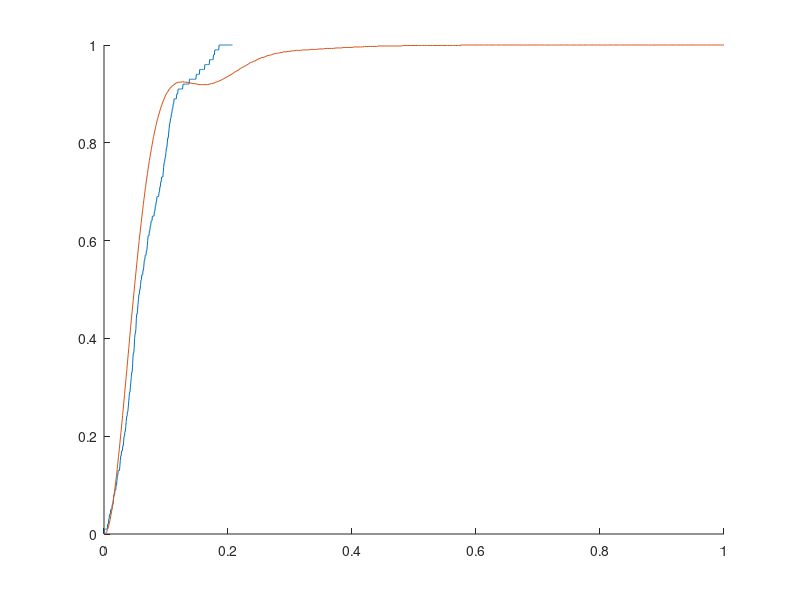

Reproduce this figure in MATLAB.
% This script sets all model  & controller parameters for the 
% Laser Light Show

Time = [0
0.00062
0.00122
0.001832
0.002452
0.003084
0.003704
0.004344
0.004976
0.005676
0.00636
0.007056
0.00776
0.008484
0.00918
0.00988
0.010604
0.01132
0.01206
0.012804
0.013544
0.01428
0.015044
0.015808
0.016572
0.017328
0.018112
0.018892
0.019696
0.020536
0.0214
0.022264
0.023152
0.02404
0.024944
0.025848
0.026756
0.027676
0.02862
0.029568
0.030512
0.0315
0.032504
0.033492
0.034516
0.03552
0.036584
0.037628
0.038696
0.03978
0.040884
0.042028
0.043156
0.0443
0.045468
0.046692
0.047876
0.04912
0.050412
0.051696
0.053
0.05434
0.055752
0.057156
0.058624
0.060108
0.061616
0.063156
0.064748
0.066388
0.06822
0.070068
0.072016
0.074024
0.076112
0.07826
0.080528
0.082936
0.085488
0.087992
0.090704
0.093512
0.09642
0.099304
0.102412
0.105648
0.108852
0.1122
0.115728
0.119196
0.122804
0.126572
0.130324
0.134164
0.138116
0.142044
0.146192
0.150216
0.154388
0.158552
0.1628
0.167132
0.171376
0.17578
0.180084
0.184596
0.18892
0.193404
0.197812
0.202376
0.20684
0.211412
0.215916
0.220468
0.225052
0.22954
0.23418
0.238664
0.243312
0.247856
0.252588
0.257088
0.26182
0.2663
0.271028
0.275596
0.28032
0.284888
0.289612
0.29418
0.298904
0.303472
0.308256
0.31282
0.317572
0.322416
0.327488
0.332336
0.337368
0.342276
0.347312
0.352152
0.357224
0.362096
0.367108
0.372096
0.377048
0.381972
0.386964
0.391976
0.396904
0.401936
0.406844
0.411876
0.41672
0.421812
0.426724
0.431816
0.436684
0.441776
0.446688
0.45172
0.456624
0.461656
0.466588
0.471596
0.476608
0.481596
0.486608
0.491472
0.496564
0.501492
0.506568
0.511436
0.516528
0.52146
0.526552
0.531396
0.536488
0.54142
0.546512
0.55142
0.556452
0.56144
0.566452
0.57144
0.576408
0.58142
0.586348
0.59144
0.596372
0.601464
0.606372
0.611488
0.616328
0.621424
0.626352
0.631444
0.636436
0.641468
0.64646
0.651492
0.656504
0.661428
0.6665
0.671448
0.676544
0.681472
0.686564
0.691472
0.696588
0.701432
0.706584
0.711452
0.716544
0.721512
0.726564
0.731556
0.736588
0.7416
0.746524
0.751596
0.756544
0.761616
0.766544
0.77166
0.776568
0.78168
0.786592
0.791704
0.796608
0.8017
0.806628
0.81166
0.816672
0.821684
0.826696
0.831704
0.836776
0.84164
0.846736
0.851664
0.85682
0.861752
0.866864
0.871776
0.876888
0.88182
0.886824
0.891816
0.896848
0.90186
0.906872
0.911944
0.916892
0.921984
];

Velocity = [0
12.87537973
12.96036573
25.49994037
37.63888962
37.63888962
37.39991254
49.39611091
58.96382608
56.74842221
56.91291039
67.31984258
76.99981994
77.43362174
67.51273611
77.21611157
87.2664626
97.09592679
105.8488091
105.8488091
106.4225154
115.1917306
123.3609681
123.3609681
124.0102363
132.5996899
150.6518216
148.7496522
143.3208327
156.7109011
163.6246174
170.3489167
176.8914782
184.0776945
191.1367212
199.3836397
206.2314652
202.2484541
207.5576542
224.1622665
227.6516416
236.5657119
244.4512356
249.8284416
255.6029526
265.8504422
275.7090327
275.1868565
284.670338
294.3448327
307.4512383
318.0309464
311.1172302
326.1168845
334.9105881
326.162028
342.8838769
359.2515258
365.8687097
376.3113302
380.2230141
388.1328133
401.6240608
410.2009906
420.3689357
425.2490056
438.0501568
441.3476269
447.1326178
465.9908458
478.0684473
484.1495528
492.3628527
506.21366
511.7325144
519.3303073
537.4837731
554.2124137
506.4078348
505.9313322
569.1291039
585.3387292
515.2819442
516.4333718
596.7243297
556.1204387
522.6398035
575.6845177
559.0741643
534.9942266
604.8076963
547.2721245
544.1509931
616.8681674
554.1641864
583.505322
565.1176212
565.3793514
591.6867162
571.4023728
609.6447282
567.8018439
592.1364507
571.821814
571.9437624
572.4269095
579.5967373
575.8879921
565.5006839
584.6118363
575.4023729
588.4428725
574.131608
588.0170138
576.581985
591.9740758
575.0175067
588.2745771
572.4725516
585.9158356
578.4995138
578.4995138
583.1658096
585.1250435
579.5859941
576.454528
573.073563
583.216458
578.1450105
578.1450105
579.835493
572.7561457
579.7226495
585.0862231
582.7464489
584.5339296
585.8816945
586.6638103
581.5423021
573.4101635
583.7203847
570.5071405
587.6269445
573.7125394
581.1946409
564.1592441
588.491941
573.4452101
585.6727608
572.0606341
586.6829654
584.7028581
589.443692
583.7203847
578.614589
579.3920878
582.5324243
580.3745464
580.3745464
585.6727608
573.4101635
583.3573315
567.5481897
588.023916
567.3198001
586.3052158
563.9158813
576.4822519
569.4057159
580.6077222
580.0345718
590.3832656
589.2065868
588.2600702
581.3701489
578.236078
589.6809882
589.6809882
581.3701489
565.6997945
587.4778262
565.7395221
580.0345718
568.6282703
589.0486225
567.9858152
588.6551365
576.8014681
583.1698938
578.236078
582.9371843
587.4778262
581.3701489
591.6518909
591.2619024
579.8031134
565.9256227
582.5841196
565.6997945
587.6382907
570.4009008
584.9042475
565.9672756
584.5700616
573.7639278
588.0320777
589.2053261
589.4405378
587.4778262
586.0712552
588.2600702
587.7129114
586.3052158
569.3348132
580.8511268
565.9256227
586.4681626
567.2668299
584.9042475
572.2909323
590.8557612
573.7639278
586.3052158
587.4778262
581.7764173
582.9371843
586.3052158
589.2053261
589.2053261
589.6759374
578.284362
589.4405378
569.3348132
584.9042475
565.6997945
590.7723615
564.3579617
579.6986444
577.0336748
586.6829654
586.0712552
584.1418312
583.9102127
584.9042475
589.2053261
589.2053261
584.9042475
569.1291039
584.5700616
565.6997945
586.4681626
564.132759
584.1418312
564.3579617
575.7500481
579.8031134
];

Time_tuned_measured =[0
0.000636
0.001192
0.00174
0.002376
0.002924
0.003476
0.004024
0.004652
0.005208
0.005776
0.006412
0.007004
0.00762
0.00822
0.008912
0.009508
0.0101
0.0108
0.011396
0.011988
0.012668
0.01328
0.013876
0.014556
0.015164
0.015784
0.01638
0.017052
0.017668
0.018256
0.018936
0.019552
0.020188
0.020928
0.021592
0.022224
0.022968
0.023608
0.02424
0.024964
0.025624
0.02628
0.02702
0.027664
0.028316
0.02904
0.029672
0.030336
0.031056
0.031712
0.032376
0.033096
0.033752
0.034392
0.035132
0.03578
0.03644
0.03716
0.037808
0.038448
0.039184
0.039836
0.040492
0.041232
0.041864
0.042524
0.04326
0.043912
0.044568
0.045288
0.04594
0.046616
0.047356
0.047988
0.048644
0.049428
0.050084
0.050728
0.051472
0.052152
0.052816
0.05354
0.054196
0.05486
0.055604
0.05626
0.056904
0.05766
0.058288
0.058948
0.059688
0.06032
0.060976
0.061696
0.062328
0.062992
0.063716
0.064372
0.065032
0.065756
0.066412
0.067052
0.067776
0.068432
0.069076
0.069844
0.070504
0.071172
0.071904
0.072544
0.073212
0.073952
0.074608
0.075252
0.076016
0.076656
0.077304
0.078064
0.0787
0.07934
0.080052
0.080688
0.081348
0.082068
0.082724
0.083368
0.084132
0.084772
0.08544
0.08618
0.086812
0.087456
0.088096
0.088832
0.089472
0.090136
0.090856
0.091516
0.09216
0.092896
0.093536
0.094172
0.094896
0.09556
0.096216
0.097028
0.097724
0.098528
0.099208
0.099912
0.1007
0.101384
0.102084
0.102896
0.103588
0.1043
0.105092
0.105804
0.106492
0.10728
0.107972
0.108764
0.109444
0.110148
0.11094
0.111648
0.112332
0.113128
0.113816
0.1145
0.115276
0.11596
0.11664
0.117416
0.118104
0.118788
0.119592
0.120284
0.12106
0.121744
0.122436
0.123208
0.123896
0.124644
0.125332
0.126088
0.126768
0.127472
0.12824
0.1289
0.129568
0.13032
0.130976
0.13164
0.132376
0.133032
0.133696
0.134432
0.135088
0.135748
0.136484
0.137144
0.137828
0.138596
0.139264
0.139924
0.140676
0.14134
0.141996
0.142732
0.143396
0.144052
0.144788
0.145452
0.146108
0.146844
0.147508
0.148168
0.148956
0.149624
0.150288
0.151036
0.1517
0.15236
0.153096
0.15376
0.154436
0.155204
0.155876
0.15654
0.157292
0.157952
0.158608
0.159344
0.160008
0.160664
0.1614
0.162064
0.16274
0.163508
0.164176
0.164836
0.165588
0.166252
0.166912
0.167644
0.168308
0.168968
0.1697
0.170384
0.171048
0.171808
0.17248
0.173232
0.173888
0.174548
0.175288
0.175944
0.176624
0.177396
0.178056
0.178748
0.179504
0.180164
0.180832
0.181588
0.182244
0.182908
0.183644
0.1843
0.184964
0.185744
0.186456
0.187164
0.1879
0.188568
0.189232
0.189968
0.190636
0.1913
0.192036
0.192704
0.193364
0.194104
0.194772
0.195436
0.196172
0.19684
0.197504
0.19824
0.198908
0.199572
0.200308
0.20098
0.20164
0.202376
0.203044
0.203704
0.20444
0.205112
0.205772
0.206508
0.207176
];
Response_tuned_measured = [0
0.01
0.01
0.01
0.01
0.01
0.01
0.01
0.01
0.01
0.02
0.02
0.02
0.03
0.03
0.04
0.04
0.04
0.05
0.05
0.05
0.05
0.06
0.06
0.06
0.07
0.08
0.08
0.08
0.09
0.09
0.09
0.1
0.1
0.11
0.12
0.12
0.13
0.13
0.13
0.13
0.14
0.15
0.16
0.16
0.17
0.17
0.17
0.18
0.18
0.19
0.2
0.2
0.21
0.21
0.22
0.23
0.24
0.24
0.25
0.25
0.26
0.27
0.28
0.29
0.29
0.3
0.31
0.32
0.33
0.33
0.34
0.36
0.37
0.37
0.38
0.4
0.41
0.41
0.42
0.44
0.45
0.45
0.46
0.47
0.48
0.49
0.49
0.5
0.5
0.51
0.52
0.52
0.53
0.53
0.53
0.54
0.54
0.55
0.56
0.56
0.57
0.57
0.57
0.58
0.58
0.59
0.6
0.61
0.61
0.61
0.62
0.62
0.63
0.63
0.64
0.64
0.64
0.65
0.65
0.65
0.65
0.65
0.66
0.66
0.67
0.67
0.68
0.68
0.69
0.69
0.69
0.69
0.69
0.7
0.7
0.71
0.71
0.72
0.72
0.73
0.73
0.73
0.73
0.74
0.75
0.76
0.76
0.77
0.77
0.78
0.79
0.79
0.8
0.81
0.81
0.82
0.83
0.84
0.84
0.85
0.85
0.86
0.86
0.87
0.87
0.88
0.88
0.89
0.89
0.89
0.89
0.89
0.89
0.9
0.9
0.9
0.91
0.91
0.91
0.91
0.91
0.91
0.91
0.91
0.91
0.91
0.91
0.92
0.92
0.92
0.92
0.92
0.92
0.92
0.92
0.92
0.92
0.92
0.92
0.92
0.92
0.92
0.93
0.93
0.93
0.93
0.93
0.93
0.93
0.93
0.93
0.93
0.93
0.93
0.93
0.93
0.93
0.93
0.94
0.94
0.94
0.94
0.94
0.94
0.94
0.94
0.95
0.95
0.95
0.95
0.95
0.95
0.95
0.95
0.95
0.95
0.95
0.95
0.96
0.96
0.96
0.96
0.96
0.96
0.96
0.96
0.96
0.96
0.96
0.97
0.97
0.97
0.97
0.97
0.97
0.97
0.97
0.97
0.98
0.98
0.98
0.99
0.99
0.99
0.99
0.99
0.99
0.99
0.99
0.99
0.99
1
1
1
1
1
1
1
1
1
1
1
1
1
1
1
1
1
1
1
1
1
1
1
1
1
1
1
1
1
1
1
1
];

Time_simulated = [0.00E+00
6.63E-04
1.33E-03
2.21E-03
3.19E-03
4.37E-03
5.78E-03
7.53E-03
1.00E-02
1.30E-02
1.70E-02
2.00E-02
2.35E-02
2.73E-02
3.00E-02
3.31E-02
3.69E-02
4.00E-02
4.34E-02
4.71E-02
5.00E-02
5.32E-02
5.67E-02
6.00E-02
6.34E-02
6.68E-02
7.00E-02
7.32E-02
7.66E-02
8.00E-02
8.34E-02
8.66E-02
9.00E-02
9.32E-02
9.64E-02
9.96E-02
1.00E-01
1.02E-01
1.06E-01
1.10E-01
1.13E-01
1.16E-01
1.20E-01
1.24E-01
1.27E-01
1.30E-01
1.30E-01
1.32E-01
1.37E-01
1.40E-01
1.44E-01
1.47E-01
1.50E-01
1.53E-01
1.57E-01
1.60E-01
1.63E-01
1.67E-01
1.70E-01
1.73E-01
1.77E-01
1.80E-01
1.83E-01
1.87E-01
1.90E-01
1.93E-01
1.97E-01
2.00E-01
2.03E-01
2.07E-01
2.10E-01
2.13E-01
2.17E-01
2.20E-01
2.23E-01
2.26E-01
2.30E-01
2.33E-01
2.36E-01
2.39E-01
2.40E-01
2.43E-01
2.47E-01
2.50E-01
2.54E-01
2.58E-01
2.60E-01
2.63E-01
2.67E-01
2.70E-01
2.74E-01
2.77E-01
2.80E-01
2.83E-01
2.87E-01
2.90E-01
2.94E-01
2.97E-01
3.00E-01
3.03E-01
3.06E-01
3.10E-01
3.14E-01
3.17E-01
3.20E-01
3.23E-01
3.26E-01
3.30E-01
3.33E-01
3.37E-01
3.39E-01
3.40E-01
3.43E-01
3.47E-01
3.50E-01
3.54E-01
3.58E-01
3.60E-01
3.63E-01
3.67E-01
3.70E-01
3.74E-01
3.77E-01
3.80E-01
3.83E-01
3.87E-01
3.90E-01
3.94E-01
3.97E-01
4.00E-01
4.03E-01
4.06E-01
4.10E-01
4.14E-01
4.17E-01
4.20E-01
4.23E-01
4.26E-01
4.30E-01
4.33E-01
4.37E-01
4.39E-01
4.40E-01
4.43E-01
4.47E-01
4.50E-01
4.54E-01
4.58E-01
4.60E-01
4.63E-01
4.67E-01
4.70E-01
4.74E-01
4.77E-01
4.80E-01
4.83E-01
4.87E-01
4.90E-01
4.94E-01
4.97E-01
5.00E-01
5.03E-01
5.07E-01
5.10E-01
5.12E-01
5.14E-01
5.17E-01
5.20E-01
5.22E-01
5.24E-01
5.27E-01
5.30E-01
5.32E-01
5.34E-01
5.37E-01
5.40E-01
5.42E-01
5.44E-01
5.47E-01
5.50E-01
5.52E-01
5.54E-01
5.57E-01
5.60E-01
5.62E-01
5.64E-01
5.67E-01
5.70E-01
5.72E-01
5.74E-01
5.77E-01
5.80E-01
5.82E-01
5.84E-01
5.86E-01
5.90E-01
5.92E-01
5.93E-01
5.96E-01
6.00E-01
6.02E-01
6.03E-01
6.06E-01
6.10E-01
6.10E-01
6.12E-01
6.14E-01
6.17E-01
6.20E-01
6.22E-01
6.23E-01
6.26E-01
6.29E-01
6.30E-01
6.32E-01
6.33E-01
6.35E-01
6.39E-01
6.40E-01
6.41E-01
6.43E-01
6.45E-01
6.48E-01
6.50E-01
6.51E-01
6.53E-01
6.55E-01
6.58E-01
6.60E-01
6.61E-01
6.63E-01
6.65E-01
6.68E-01
6.70E-01
6.71E-01
6.73E-01
6.75E-01
6.77E-01
6.80E-01
6.81E-01
6.83E-01
6.84E-01
6.87E-01
6.90E-01
6.91E-01
6.92E-01
6.94E-01
6.97E-01
7.00E-01
7.00E-01
7.01E-01
7.03E-01
7.04E-01
7.07E-01
7.10E-01
7.11E-01
7.12E-01
7.14E-01
7.16E-01
7.18E-01
7.20E-01
7.21E-01
7.22E-01
7.23E-01
7.25E-01
7.28E-01
7.30E-01
7.31E-01
7.32E-01
7.33E-01
7.35E-01
7.37E-01
7.40E-01
7.40E-01
7.41E-01
7.42E-01
7.43E-01
7.45E-01
7.47E-01
7.49E-01
7.50E-01
7.51E-01
7.52E-01
7.53E-01
7.54E-01
7.56E-01
7.58E-01
7.60E-01
7.61E-01
7.62E-01
7.63E-01
7.64E-01
7.66E-01
7.68E-01
7.70E-01
7.71E-01
7.72E-01
7.73E-01
7.74E-01
7.76E-01
7.79E-01
7.80E-01
7.81E-01
7.82E-01
7.83E-01
7.85E-01
7.87E-01
7.90E-01
7.90E-01
7.91E-01
7.92E-01
7.94E-01
7.96E-01
7.98E-01
8.00E-01
8.01E-01
8.02E-01
8.04E-01
8.06E-01
8.08E-01
8.10E-01
8.11E-01
8.12E-01
8.14E-01
8.16E-01
8.19E-01
8.20E-01
8.21E-01
8.22E-01
8.24E-01
8.26E-01
8.29E-01
8.30E-01
8.31E-01
8.33E-01
8.35E-01
8.37E-01
8.40E-01
8.41E-01
8.43E-01
8.45E-01
8.47E-01
8.50E-01
8.51E-01
8.53E-01
8.55E-01
8.58E-01
8.60E-01
8.61E-01
8.63E-01
8.65E-01
8.68E-01
8.70E-01
8.71E-01
8.73E-01
8.75E-01
8.78E-01
8.80E-01
8.82E-01
8.83E-01
8.85E-01
8.89E-01
8.90E-01
8.92E-01
8.93E-01
8.96E-01
8.99E-01
9.00E-01
9.02E-01
9.03E-01
9.06E-01
9.09E-01
9.10E-01
9.12E-01
9.13E-01
9.16E-01
9.20E-01
9.22E-01
9.23E-01
9.26E-01
9.30E-01
9.32E-01
9.34E-01
9.36E-01
9.40E-01
9.42E-01
9.44E-01
9.47E-01
9.50E-01
9.52E-01
9.54E-01
9.57E-01
9.60E-01
9.62E-01
9.64E-01
9.67E-01
9.70E-01
9.72E-01
9.74E-01
9.77E-01
9.80E-01
9.82E-01
9.84E-01
9.87E-01
9.90E-01
9.92E-01
9.94E-01
9.97E-01
1.00E+00
];

Response_simulated = [0.00E+00
3.30E-05
2.28E-04
8.79E-04
2.24E-03
4.76E-03
9.09E-03
1.64E-02
3.00E-02
5.17E-02
8.68E-02
1.18E-01
1.59E-01
2.07E-01
2.42E-01
2.85E-01
3.37E-01
3.81E-01
4.29E-01
4.78E-01
5.16E-01
5.57E-01
6.00E-01
6.37E-01
6.74E-01
7.08E-01
7.37E-01
7.64E-01
7.89E-01
8.13E-01
8.33E-01
8.50E-01
8.65E-01
8.78E-01
8.88E-01
8.98E-01
8.99E-01
9.03E-01
9.11E-01
9.16E-01
9.19E-01
9.22E-01
9.24E-01
9.24E-01
9.25E-01
9.24E-01
9.24E-01
9.24E-01
9.23E-01
9.22E-01
9.21E-01
9.21E-01
9.20E-01
9.19E-01
9.19E-01
9.19E-01
9.19E-01
9.19E-01
9.20E-01
9.21E-01
9.22E-01
9.24E-01
9.25E-01
9.27E-01
9.29E-01
9.31E-01
9.34E-01
9.36E-01
9.38E-01
9.41E-01
9.44E-01
9.46E-01
9.49E-01
9.52E-01
9.54E-01
9.56E-01
9.59E-01
9.61E-01
9.64E-01
9.65E-01
9.66E-01
9.67E-01
9.70E-01
9.72E-01
9.74E-01
9.75E-01
9.76E-01
9.78E-01
9.79E-01
9.80E-01
9.82E-01
9.83E-01
9.83E-01
9.84E-01
9.85E-01
9.86E-01
9.86E-01
9.87E-01
9.87E-01
9.88E-01
9.88E-01
9.89E-01
9.89E-01
9.89E-01
9.90E-01
9.90E-01
9.90E-01
9.90E-01
9.91E-01
9.91E-01
9.91E-01
9.91E-01
9.91E-01
9.92E-01
9.92E-01
9.92E-01
9.93E-01
9.93E-01
9.93E-01
9.93E-01
9.93E-01
9.94E-01
9.94E-01
9.94E-01
9.94E-01
9.95E-01
9.95E-01
9.95E-01
9.95E-01
9.95E-01
9.96E-01
9.96E-01
9.96E-01
9.96E-01
9.96E-01
9.97E-01
9.97E-01
9.97E-01
9.97E-01
9.97E-01
9.97E-01
9.97E-01
9.97E-01
9.98E-01
9.98E-01
9.98E-01
9.98E-01
9.98E-01
9.98E-01
9.98E-01
9.98E-01
9.98E-01
9.98E-01
9.98E-01
9.98E-01
9.99E-01
9.99E-01
9.99E-01
9.99E-01
9.99E-01
9.99E-01
9.99E-01
9.99E-01
9.99E-01
9.99E-01
9.99E-01
9.99E-01
9.99E-01
9.99E-01
9.99E-01
9.99E-01
9.99E-01
9.99E-01
9.99E-01
9.99E-01
9.99E-01
9.99E-01
9.99E-01
9.99E-01
9.99E-01
9.99E-01
9.99E-01
9.99E-01
9.99E-01
9.99E-01
9.99E-01
9.99E-01
9.99E-01
9.99E-01
9.99E-01
1.00E+00
1.00E+00
1.00E+00
1.00E+00
1.00E+00
1.00E+00
1.00E+00
1.00E+00
1.00E+00
1.00E+00
1.00E+00
1.00E+00
1.00E+00
1.00E+00
1.00E+00
1.00E+00
1.00E+00
1.00E+00
1.00E+00
1.00E+00
1.00E+00
1.00E+00
1.00E+00
1.00E+00
1.00E+00
1.00E+00
1.00E+00
1.00E+00
1.00E+00
1.00E+00
1.00E+00
1.00E+00
1.00E+00
1.00E+00
1.00E+00
1.00E+00
1.00E+00
1.00E+00
1.00E+00
1.00E+00
1.00E+00
1.00E+00
1.00E+00
1.00E+00
1.00E+00
1.00E+00
1.00E+00
1.00E+00
1.00E+00
1.00E+00
1.00E+00
1.00E+00
1.00E+00
1.00E+00
1.00E+00
1.00E+00
1.00E+00
1.00E+00
1.00E+00
1.00E+00
1.00E+00
1.00E+00
1.00E+00
1.00E+00
1.00E+00
1.00E+00
1.00E+00
1.00E+00
1.00E+00
1.00E+00
1.00E+00
1.00E+00
1.00E+00
1.00E+00
1.00E+00
1.00E+00
1.00E+00
1.00E+00
1.00E+00
1.00E+00
1.00E+00
1.00E+00
1.00E+00
1.00E+00
1.00E+00
1.00E+00
1.00E+00
1.00E+00
1.00E+00
1.00E+00
1.00E+00
1.00E+00
1.00E+00
1.00E+00
1.00E+00
1.00E+00
1.00E+00
1.00E+00
1.00E+00
1.00E+00
1.00E+00
1.00E+00
1.00E+00
1.00E+00
1.00E+00
1.00E+00
1.00E+00
1.00E+00
1.00E+00
1.00E+00
1.00E+00
1.00E+00
1.00E+00
1.00E+00
1.00E+00
1.00E+00
1.00E+00
1.00E+00
1.00E+00
1.00E+00
1.00E+00
1.00E+00
1.00E+00
1.00E+00
1.00E+00
1.00E+00
1.00E+00
1.00E+00
1.00E+00
1.00E+00
1.00E+00
1.00E+00
1.00E+00
1.00E+00
1.00E+00
1.00E+00
1.00E+00
1.00E+00
1.00E+00
1.00E+00
1.00E+00
1.00E+00
1.00E+00
1.00E+00
1.00E+00
1.00E+00
1.00E+00
1.00E+00
1.00E+00
1.00E+00
1.00E+00
1.00E+00
1.00E+00
1.00E+00
1.00E+00
1.00E+00
1.00E+00
1.00E+00
1.00E+00
1.00E+00
1.00E+00
1.00E+00
1.00E+00
1.00E+00
1.00E+00
1.00E+00
1.00E+00
1.00E+00
1.00E+00
1.00E+00
1.00E+00
1.00E+00
1.00E+00
1.00E+00
1.00E+00
1.00E+00
1.00E+00
1.00E+00
1.00E+00
1.00E+00
1.00E+00
1.00E+00
1.00E+00
1.00E+00
1.00E+00
1.00E+00
1.00E+00
1.00E+00
1.00E+00
1.00E+00
1.00E+00
1.00E+00
1.00E+00
1.00E+00
1.00E+00
1.00E+00
1.00E+00
1.00E+00
1.00E+00
1.00E+00
1.00E+00
1.00E+00
1.00E+00
1.00E+00
1.00E+00
1.00E+00
1.00E+00
1.00E+00
1.00E+00
1.00E+00
1.00E+00
1.00E+00
1.00E+00
1.00E+00
1.00E+00
1.00E+00
1.00E+00
1.00E+00
1.00E+00
];

hold on
plot(Time_tuned_measured, Response_tuned_measured)
plot(Time_simulated, Response_simulated)
hold off